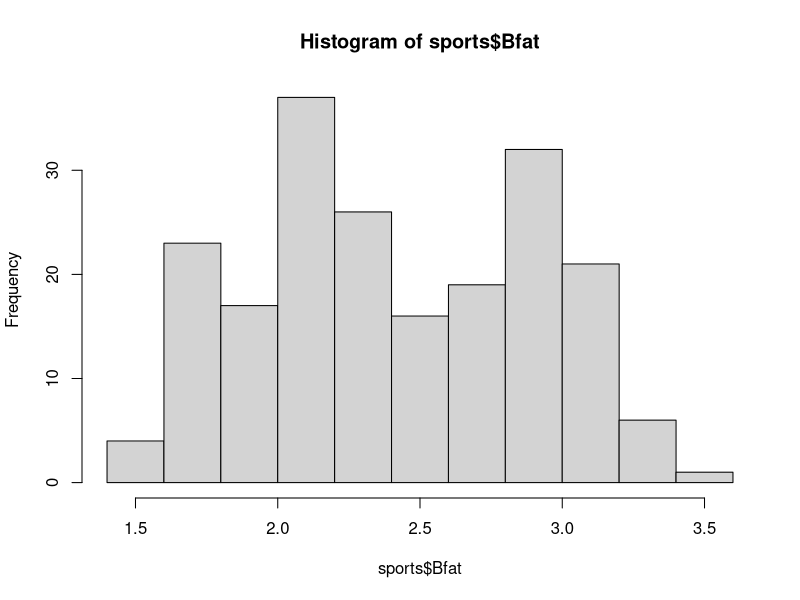
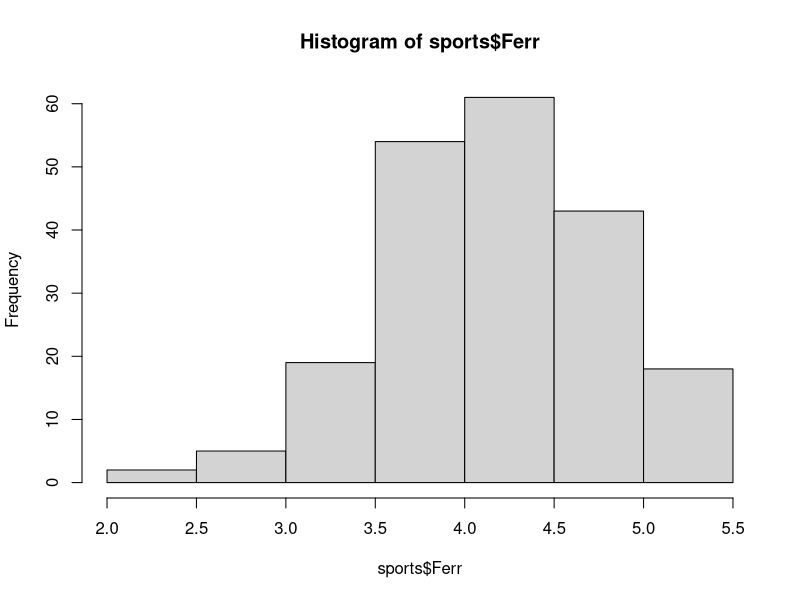
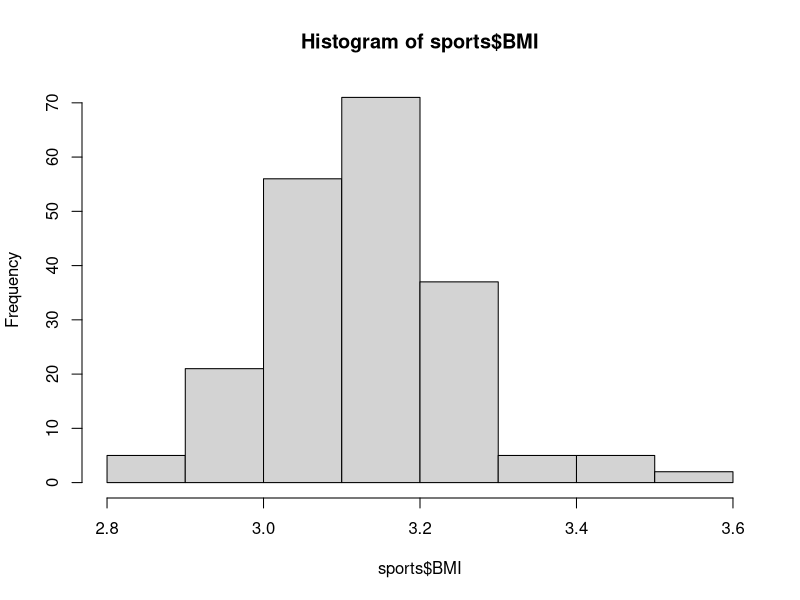
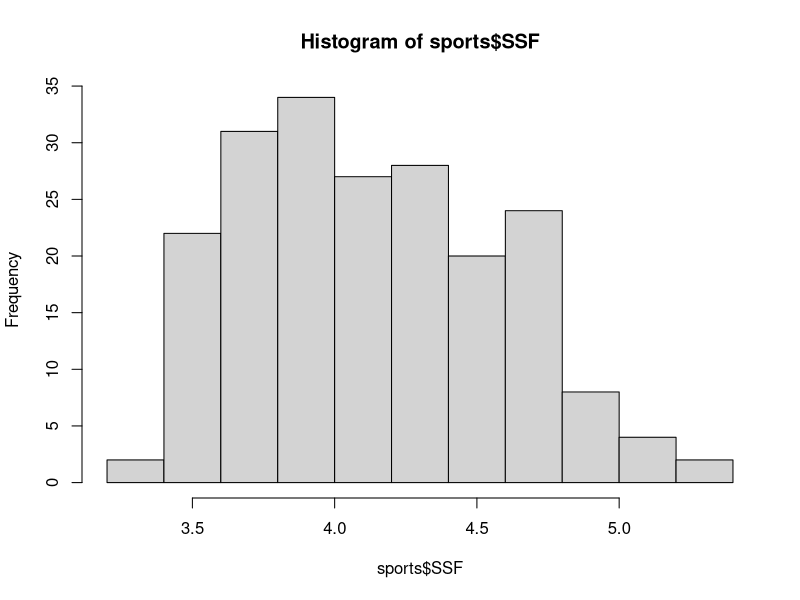
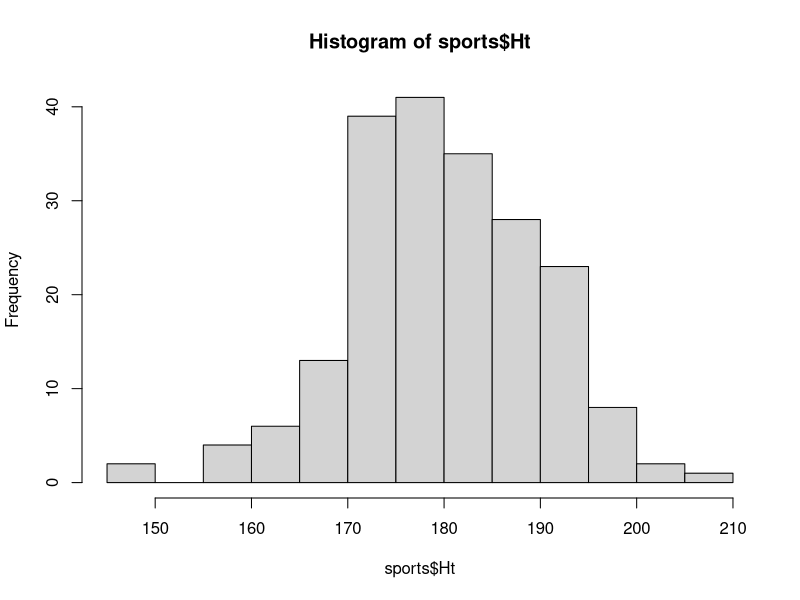
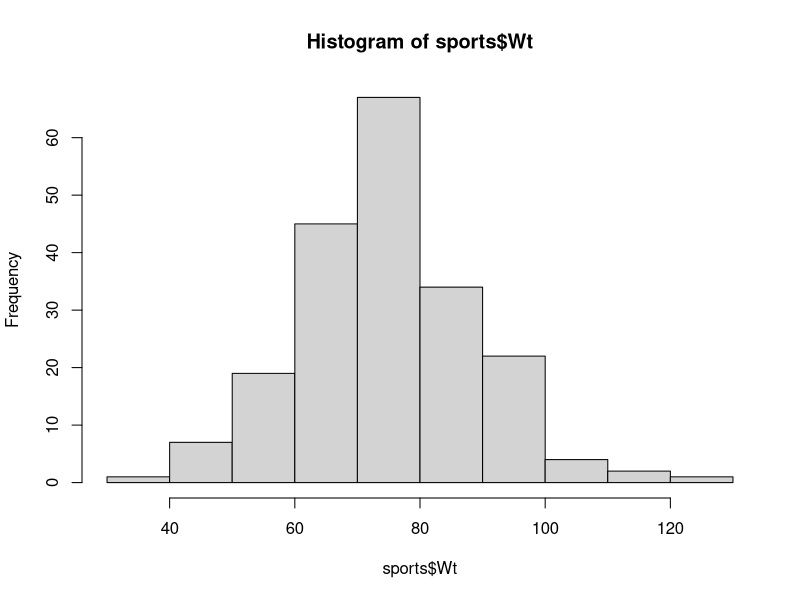
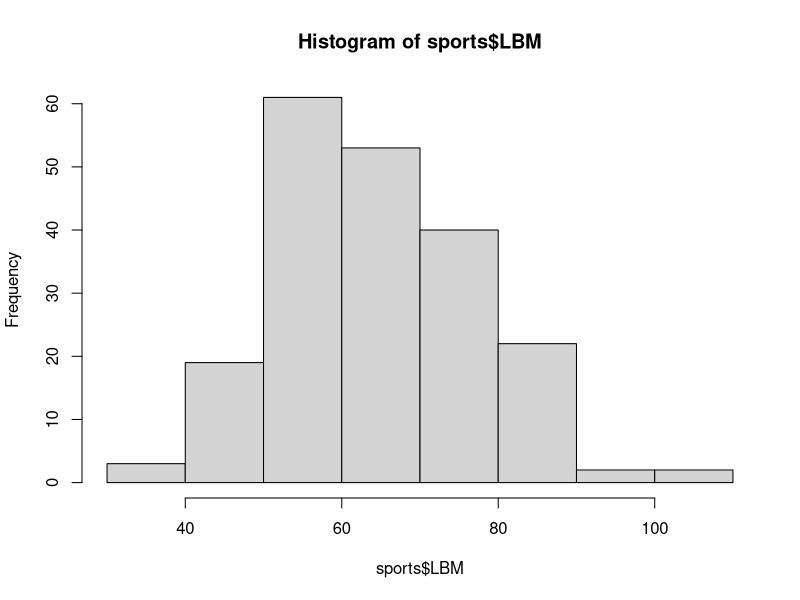
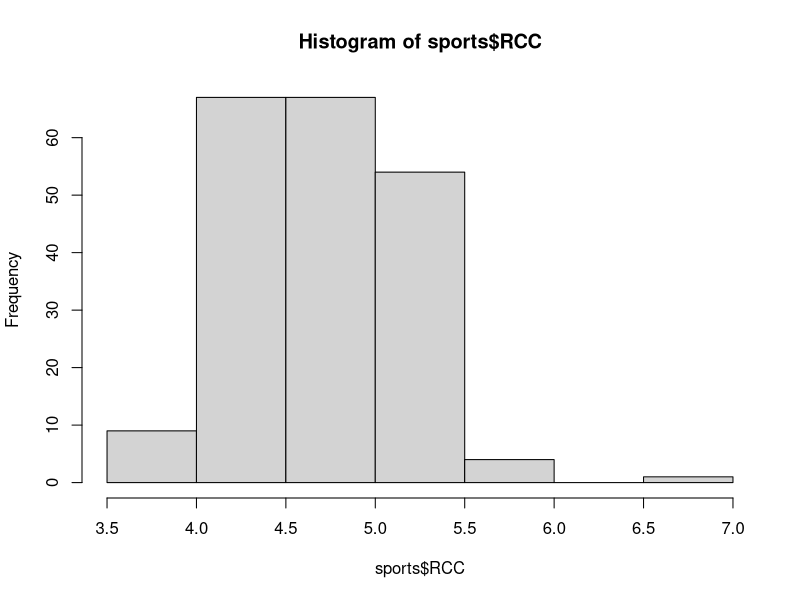

The R script that drew these images, in order:
# Open data
input = read.csv("ais.csv")

# Remove NAs
input = input[complete.cases(input), ]

# Check for factors
(l <- sapply(input, function(x) is.factor(x)))

# Set up data set
sports = input[,c(2, 3:13)]
dim(sports)
n = dim(sports)[1]
names(sports)

# Set sex to be a factor variable
sports$Sex = as.factor(sports$Sex)

# There was some skewness with these variables, used log transformations to attempt
# to normalize
sports$Bfat = log(sports$Bfat-1)
sports$Ferr = log(sports$Ferr)
sports$BMI = log(sports$BMI)
sports$SSF = log(sports$SSF)

# Created histograms of variables to chceck for normality
hist(sports$Bfat)
hist(sports$Ferr)
hist(sports$BMI)
hist(sports$SSF)
hist(sports$Ht)
hist(sports$Wt)
hist(sports$LBM)
hist(sports$RCC)
hist(sports$WCC)
hist(sports$Hc)
hist(sports$Hg)

# Create plots of complete dataset
plot(sports)

# Check to make sure there are no missing factor variables
(l <- sapply(sports, function(x) is.factor(x)))

# Run a quick regression and LASSO to get an idea of how the data looks
sports.lm = lm(Bfat ~ ., data = sports)
summary(sports.lm)

library(glmnet)
x = model.matrix(Bfat~.,data=sports)[,-1]
y = sports$Bfat
LASSOfit = glmnet(x,y, lmabda=0.01, alpha=1)



# specify which models to consider
# model list specification
LinModel1 = (Bfat ~ SSF)
LinModel2 = (Bfat ~ SSF + LBM)
LinModel3 = (Bfat ~ SSF + LBM + Wt)
LinModel4 = (Bfat ~ SSF + LBM + Wt + Sex)
LinModel5 = (Bfat ~ SSF + LBM + Wt + Sex + Ht)
LinModel6 = (Bfat ~ SSF + LBM + Wt + Sex + Ht + RCC)
LinModel7 = (Bfat ~ SSF + LBM + Wt + Sex + Ht + RCC + WCC)
LinModel8 = (Bfat ~ SSF + LBM + Wt + Sex + Ht + RCC + WCC + Hc)
LinModel9 = (Bfat ~ SSF + LBM + Wt + Sex + Ht + RCC + WCC + Hc + Hg)
LinModel10 = (Bfat ~ SSF + LBM + Wt + Sex + Ht + RCC + WCC +Hc + Hg + Ferr + BMI)
allLinModels = list(LinModel1, LinModel2, LinModel3, LinModel4, LinModel5, LinModel6, LinModel7, LinModel8, LinModel9, LinModel10)
nLinmodels = length(allLinModels)

# Specify LASSO models to consider
lambdalistLASSO = c(0.001, 0.002, 0.005, 0.01, 0.02, 0.05, 0.1, 0.2, 0.5, 1, 2, 5)  # specifies LASSO models to consider
nLASSOmodels = length(lambdalistLASSO)
nmodels = nLinmodels+nLASSOmodels

#######################################################
###### Validation set assessment of entire modeling process##########
######################################################

##### model assessment outer validation shell #####
fulldata.out = sports
k.out = 10 
n.out = dim(fulldata.out)[1]
#define the split into training set (of size about 2/3 of data) and validation set (of size about 1/3)
groups.out = c(rep(1:k.out,floor(n.out/k.out))); if(floor(n.out/k.out) != (n.out/k.out)) groups.out = c(groups.out, 1:(n.out%%k.out))
set.seed(8, sample.kind = "Rounding")
cvgroups.out = sample(groups.out,n.out)  #orders randomly, with seed (8) 

# set up storage for predicted values from the double-cross-validation
allpredictedCV.out = rep(NA,n.out)
# set up storage to see what models are "best" on the inner loops
allbestmodels = rep(NA,k.out)


for (j in 1:k.out){

  # Just one split int training and validation sets
  groupj.out = (cvgroups.out == j)
  traindata.out = sports[!groupj.out,]
  trainx.out = model.matrix(Bfat ~ ., data=traindata.out)[,-1]
  trainy.out = traindata.out[,1]
  validdata.out = sports[groupj.out,]
  validx.out = model.matrix(Bfat ~ ., data=validdata.out)[,-1]
  validy.out = validdata.out[,1]
  
  ### entire model-fitting process ####
  fulldata.in = traindata.out
  
  
  ################################
  ### Full modeling process ##
  ###############################
  
  ## we begin setting up the model-fitting process to use notation that will be
  ## useful later, inside a validation
  n.in = dim(fulldata.in)[1]
  x.in = model.matrix(Bfat ~ ., data = fulldata.in)[,-1]
  y.in = fulldata.in[,1]
  
  # number folds and groups for cross-validation for model selection
  k.in = 10
  
  # produce list of group labels
  groups.in = c(rep(1:k.in, floor(n.in/k.in)))
  if(floor(n.in/k.in) != (n.in/k.in)){
    groups.in = c(groups.in, 1:(n.in%%k.in))
  }
  
  # orders randomly with seed 8
  cvgroups.in = sample(groups.in, n.in)
  
  # check correct distribution
  table(cvgroups.in)
  
  # place holder for results
  allmodelCV.in = rep(NA, nmodels)
  
  
  ##### cross-validation for model selection ##### reference - Lesson 2
  
  # since linear regression does not have any automatic CV output,
  # set up storage for predicted values from the CV splits, across all linear models
  allpredictedCV.in = matrix(rep(NA,n.in*nLinmodels),ncol=nLinmodels)
  
  #cycle through all folds:  fit the model to training data, predict test data,
  # and store the (cross-validated) predicted values
  for (i in 1:k.in)  {
    train.in = (cvgroups.in != i)
    test.in = (cvgroups.in == i)
    #fit each of the linear regression models on training, and predict the test
    for (m in 1:nLinmodels) {
      lmfitCV.in = lm(formula = allLinModels[[m]],data=sports,subset=train.in)
      allpredictedCV.in[test.in,m] = predict.lm(lmfitCV.in,fulldata.in[test.in,])
    }
  }
  # compute and store the CV(10) values
  for (m in 1:nLinmodels) { 
    allmodelCV.in[m] = mean((allpredictedCV.in[,m]-fulldata.in$Bfat)^2)
  }
  
  #LASSO cross-validation - uses internal cross-validation function
  cvLASSOglm.in = cv.glmnet(x.in, y.in, lambda=lambdalistLASSO, alpha = 1, nfolds=k.in, foldid=cvgroups.in)
  
  # store CV(10) values, in same numeric order as lambda, in storage spots for CV values
  allmodelCV.in[(1:nLASSOmodels)+nLinmodels] = cvLASSOglm.in$cvm[order(cvLASSOglm.in$lambda)]
  
  # visualize CV(10) values across all methods
  plot(allmodelCV.in,pch=20); abline(v=c(nLinmodels+.5,nLinmodels+.5))
  
  bestmodel.in = (1:nmodels)[order(allmodelCV.in)[1]]  # actual selection
  # state which is best model and minimum CV(10) value
  bestmodel.in; min(allmodelCV.in)
  
  ### finally, fit the best model to the full (available) data ###
  if (bestmodel.in <= nLinmodels) {  # then best is one of linear models
    bestfit = lm(formula = allLinModels[[bestmodel.in]],data=fulldata.in)  # fit on all available data
    bestcoef = coef(bestfit)
  } else {  # then best is one of LASSO models
    bestlambdaLASSO = (lambdalistLASSO)[bestmodel.in-nLinmodels]
    bestfit = glmnet(x.in, y.in, alpha = 1,lambda=lambdalistLASSO)  # fit the model across possible lambda
    bestcoef = coef(bestfit, s = bestlambdaLASSO) # coefficients for the best model fit
  }
  
  #############################
  ## End of modeling process ##
  #############################
  
  allbestmodels[j] = bestmodel.in
  
  if(bestmodel.in <= nLinmodels) { # then best is one of linear models
    allpredictedCV.out[groupj.out] = predict(bestfit, validdata.out)
  } else { # then best is one of LASSO models
    allpredictedCV.out[groupj.out] = predict(bestfit, newx=validdata.out, s=bestlambdaLASSO)
  }
}

# for curiosity, we can see the models that were "best" on each of the inner splits
allbestmodels

#assessment
y.out = fulldata.out$Bfat
CV.out = sum((allpredictedCV.out-y.out)^2)/n.out; 
CV.out
R2.out = 1-sum((allpredictedCV.out-y.out)^2)/sum((y.out-mean(y.out))^2); 
R2.out




